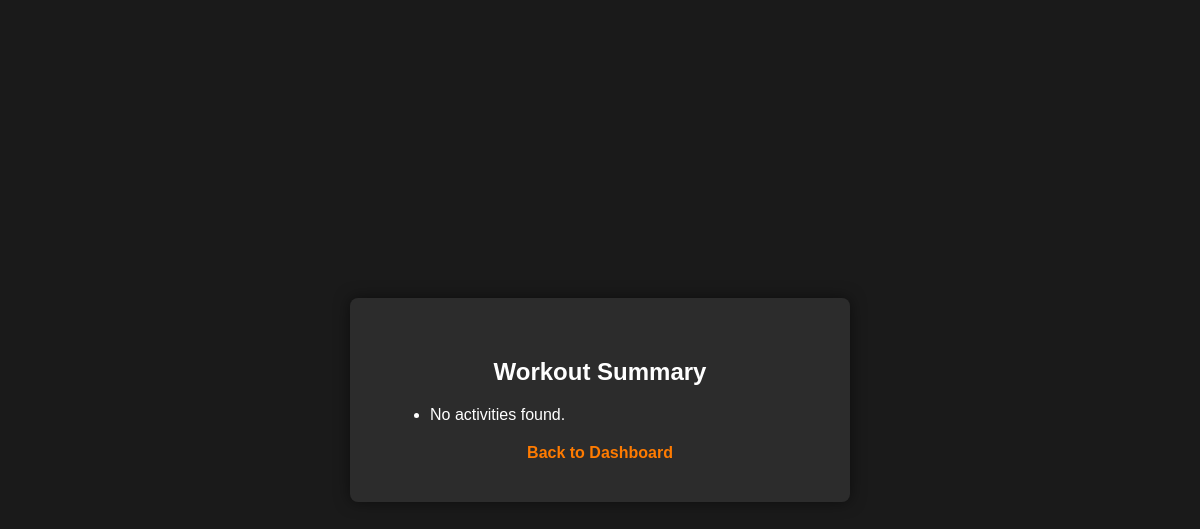
/trainers/workouts/ (signed in), run on an earlier commit of the app's database.
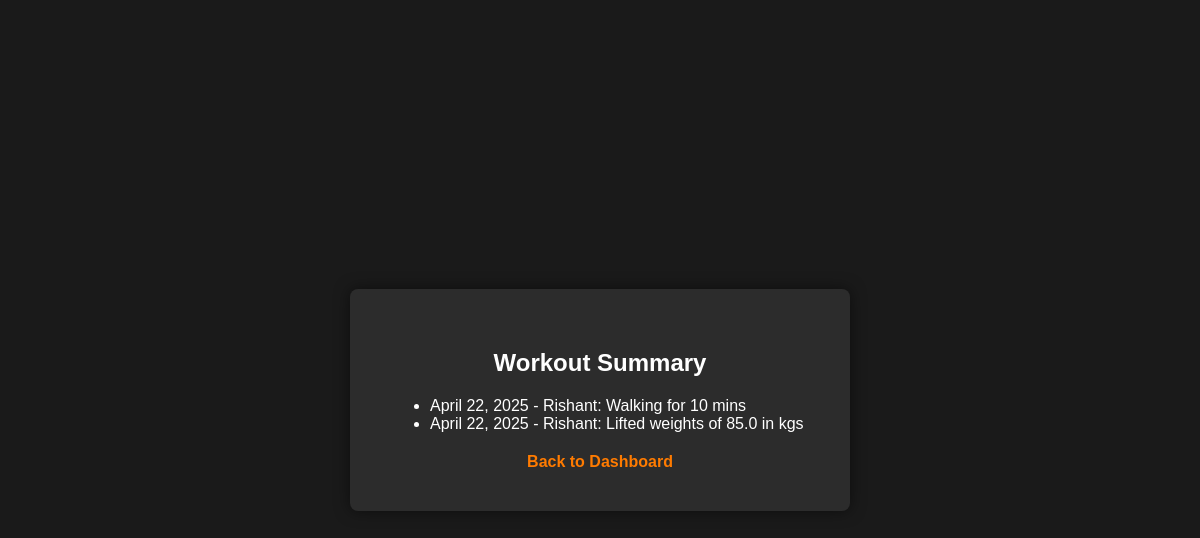
And on a later commit of the database.
### trainees/models.py (models this page shows, shortened)
class Activity(models.Model):
    trainee = models.ForeignKey(Trainee, on_delete=models.CASCADE, related_name='activities')
    name = models.CharField(max_length=100)
    duration_minutes = models.PositiveIntegerField()
    treadmill_elevation = models.FloatField(null=True, blank=True)
    notes = models.TextField(blank=True)
    calories_burned = models.FloatField(default=0)
    date = models.DateField(auto_now_add=True)

class Trainee(models.Model):
    user = models.OneToOneField(CustomUser, on_delete=models.CASCADE, null=True, related_name='trainee_profile')
    trainer = models.ForeignKey(
        CustomUser,
        null=True,
        blank=True,
        on_delete=models.SET_NULL,
        limit_choices_to={'role': 'trainer'},
        related_name='assigned_trainees'
    )

class WeightLog(models.Model):
    trainee = models.ForeignKey(Trainee, on_delete=models.CASCADE)
    weight_kg = models.FloatField()
    date = models.DateField(auto_now_add=True)

### users/models.py (models this page shows)
class CustomUser(AbstractUser):
    role = models.CharField(max_length=100, choices=(('trainer', 'Trainer'), ('trainee', 'Trainee'), ('admin', 'Admin')))

### trainers/views.py (the view)
# urls.py: path('workouts/', views.workout_summary, name='trainer_workouts'),
@login_required
def workout_summary(request):
    trainer = get_object_or_404(Trainer, user=request.user)
    trainees = trainer.get_assigned_trainees()
    activities = Activity.objects.filter(trainee__in=trainees)
    workouts = WeightLog.objects.filter(trainee__in=trainees)
    combined = list(sorted(zip(activities, workouts), key=lambda x: x[0].date, reverse=True))
    return render(request, 'trainers/workout_summary.html', {
        "combined": combined,
    })

### trainers/models.py (called while the page is built)
    def get_assigned_trainees(self):
        from trainees.models import Trainee
        return Trainee.objects.filter(trainer=self.user)

### gymmanagement/templates/trainers/workout_summary.html (shortened to what this page needs)
{% extends 'users/base.html' %}
{% block content %}
<div class="login-box">
    <h2>Workout Summary</h2>
    <ul>
    {% for activity, workout in combined %}
        <li>{{ activity.date }} - {{ activity.trainee.user.username }}: {{ activity.name }} for {{ activity.duration_minutes }} mins</li>
        <li>{{ workout.date }} - {{ workout.trainee.user.username }}: Lifted weights of {{ workout.weight_kg}} in kgs</li>
    {% empty %}
        <li>No activities found.</li>
    {% endfor %}
    </ul>
    <div class="signup-section">
        <a href="{% url 'trainer_dashboard' %}" class="signup-link">Back to Dashboard</a>
    </div>
</div>
{% endblock %}

What changed in the data, as far as the page shows it:
added Activity: date "April 22, 2025", trainee.user.username "Rishant", name "Walking", duration_minutes "10", weight_kg "85.0"
Also different on the page:
text no longer shown: "No activities found."
